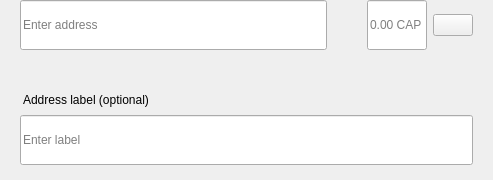
<?xml version="1.0" encoding="UTF-8"?>
<ui version="4.0">
 <class>SendMultiRow</class>
 <widget class="QWidget" name="SendMultiRow">
  <property name="geometry">
   <rect>
    <x>0</x>
    <y>0</y>
    <width>493</width>
    <height>180</height>
   </rect>
  </property>
  <property name="minimumSize">
   <size>
    <width>0</width>
    <height>0</height>
   </size>
  </property>
  <property name="maximumSize">
   <size>
    <width>16777215</width>
    <height>16777215</height>
   </size>
  </property>
  <property name="windowTitle">
   <string>Form</string>
  </property>
  <layout class="QVBoxLayout" name="verticalLayout_3">
   <property name="spacing">
    <number>0</number>
   </property>
   <property name="leftMargin">
    <number>0</number>
   </property>
   <property name="topMargin">
    <number>0</number>
   </property>
   <property name="rightMargin">
    <number>20</number>
   </property>
   <property name="bottomMargin">
    <number>5</number>
   </property>
   <item alignment="Qt::AlignTop">
    <widget class="QWidget" name="widget" native="true">
     <property name="sizePolicy">
      <sizepolicy hsizetype="Expanding" vsizetype="Maximum">
       <horstretch>0</horstretch>
       <verstretch>0</verstretch>
      </sizepolicy>
     </property>
     <property name="minimumSize">
      <size>
       <width>0</width>
       <height>60</height>
      </size>
     </property>
     <property name="maximumSize">
      <size>
       <width>16777215</width>
       <height>85</height>
      </size>
     </property>
     <layout class="QHBoxLayout" name="horizontalLayout" stretch="6,0,2">
      <property name="spacing">
       <number>0</number>
      </property>
      <property name="leftMargin">
       <number>8</number>
      </property>
      <property name="topMargin">
       <number>0</number>
      </property>
      <property name="rightMargin">
       <number>0</number>
      </property>
      <property name="bottomMargin">
       <number>0</number>
      </property>
      <item alignment="Qt::AlignTop">
       <widget class="QStackedWidget" name="stackedAddress">
        <property name="minimumSize">
         <size>
          <width>0</width>
          <height>50</height>
         </size>
        </property>
        <property name="maximumSize">
         <size>
          <width>16777215</width>
          <height>50</height>
         </size>
        </property>
        <widget class="QWidget" name="page_4">
         <property name="sizePolicy">
          <sizepolicy hsizetype="Expanding" vsizetype="Preferred">
           <horstretch>0</horstretch>
           <verstretch>0</verstretch>
          </sizepolicy>
         </property>
         <property name="minimumSize">
          <size>
           <width>0</width>
           <height>50</height>
          </size>
         </property>
         <property name="maximumSize">
          <size>
           <width>16777215</width>
           <height>55</height>
          </size>
         </property>
         <layout class="QVBoxLayout" name="verticalLayout_7">
          <property name="spacing">
           <number>0</number>
          </property>
          <property name="leftMargin">
           <number>12</number>
          </property>
          <property name="topMargin">
           <number>0</number>
          </property>
          <property name="rightMargin">
           <number>0</number>
          </property>
          <property name="bottomMargin">
           <number>0</number>
          </property>
          <item>
           <widget class="QLineEdit" name="lineEditAddress">
            <property name="minimumSize">
             <size>
              <width>0</width>
              <height>50</height>
             </size>
            </property>
            <property name="maximumSize">
             <size>
              <width>16777215</width>
              <height>50</height>
             </size>
            </property>
            <property name="placeholderText">
             <string>Enter address</string>
            </property>
           </widget>
          </item>
         </layout>
        </widget>
        <widget class="QWidget" name="page_3"/>
       </widget>
      </item>
      <item>
       <spacer name="horizontalSpacer_3">
        <property name="orientation">
         <enum>Qt::Horizontal</enum>
        </property>
        <property name="sizeType">
         <enum>QSizePolicy::Fixed</enum>
        </property>
        <property name="sizeHint" stdset="0">
         <size>
          <width>40</width>
          <height>20</height>
         </size>
        </property>
       </spacer>
      </item>
      <item>
       <layout class="QHBoxLayout" name="horizontalLayout_2">
        <property name="spacing">
         <number>6</number>
        </property>
        <item alignment="Qt::AlignTop">
         <widget class="QLineEdit" name="lineEditAmount">
          <property name="sizePolicy">
           <sizepolicy hsizetype="Expanding" vsizetype="Preferred">
            <horstretch>0</horstretch>
            <verstretch>0</verstretch>
           </sizepolicy>
          </property>
          <property name="minimumSize">
           <size>
            <width>0</width>
            <height>50</height>
           </size>
          </property>
          <property name="maximumSize">
           <size>
            <width>16777215</width>
            <height>50</height>
           </size>
          </property>
          <property name="maxLength">
           <number>17</number>
          </property>
          <property name="alignment">
           <set>Qt::AlignLeading|Qt::AlignLeft|Qt::AlignVCenter</set>
          </property>
          <property name="placeholderText">
           <string notr="true">0.00 CAP</string>
          </property>
         </widget>
        </item>
        <item>
         <layout class="QVBoxLayout" name="verticalLayout">
          <property name="topMargin">
           <number>14</number>
          </property>
          <property name="bottomMargin">
           <number>0</number>
          </property>
          <item alignment="Qt::AlignTop">
           <widget class="QPushButton" name="btnMenu">
            <property name="minimumSize">
             <size>
              <width>0</width>
              <height>0</height>
             </size>
            </property>
            <property name="maximumSize">
             <size>
              <width>16777215</width>
              <height>16777215</height>
             </size>
            </property>
            <property name="focusPolicy">
             <enum>Qt::NoFocus</enum>
            </property>
            <property name="text">
             <string/>
            </property>
           </widget>
          </item>
         </layout>
        </item>
       </layout>
      </item>
     </layout>
    </widget>
   </item>
   <item>
    <widget class="QWidget" name="layoutLabel" native="true">
     <property name="minimumSize">
      <size>
       <width>0</width>
       <height>0</height>
      </size>
     </property>
     <property name="maximumSize">
      <size>
       <width>16777215</width>
       <height>16777215</height>
      </size>
     </property>
     <layout class="QVBoxLayout" name="verticalLayout_9">
      <property name="spacing">
       <number>6</number>
      </property>
      <property name="leftMargin">
       <number>20</number>
      </property>
      <property name="topMargin">
       <number>0</number>
      </property>
      <property name="rightMargin">
       <number>0</number>
      </property>
      <property name="bottomMargin">
       <number>10</number>
      </property>
      <item>
       <spacer name="verticalSpacer">
        <property name="orientation">
         <enum>Qt::Vertical</enum>
        </property>
        <property name="sizeType">
         <enum>QSizePolicy::Fixed</enum>
        </property>
        <property name="sizeHint" stdset="0">
         <size>
          <width>20</width>
          <height>20</height>
         </size>
        </property>
       </spacer>
      </item>
      <item>
       <widget class="QLabel" name="labelSubtitleDescription">
        <property name="styleSheet">
         <string notr="true">margin-bottom:2px;
margin-left:0.05px;
padding:0px;</string>
        </property>
        <property name="text">
         <string>Address label (optional)</string>
        </property>
       </widget>
      </item>
      <item>
       <widget class="QLineEdit" name="lineEditDescription">
        <property name="minimumSize">
         <size>
          <width>0</width>
          <height>50</height>
         </size>
        </property>
        <property name="maximumSize">
         <size>
          <width>16777215</width>
          <height>50</height>
         </size>
        </property>
        <property name="placeholderText">
         <string>Enter label</string>
        </property>
       </widget>
      </item>
     </layout>
    </widget>
   </item>
  </layout>
 </widget>
 <resources/>
 <connections/>
</ui>
